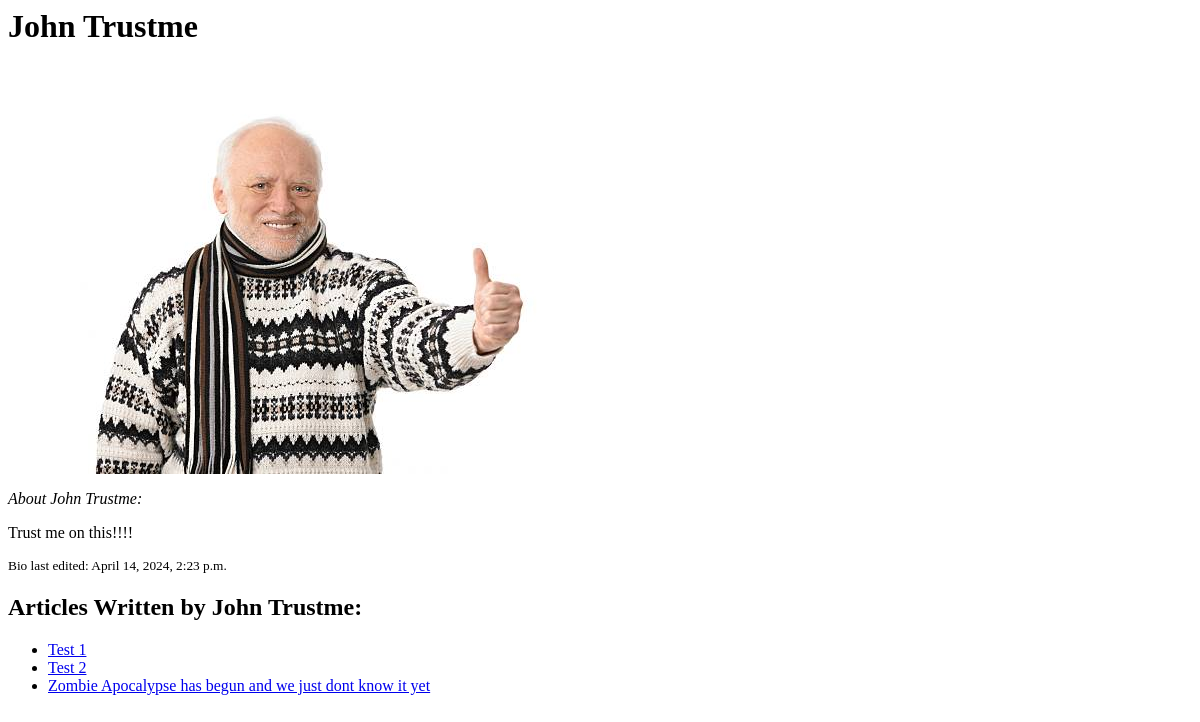
Before: /authors/2 with the older database file.
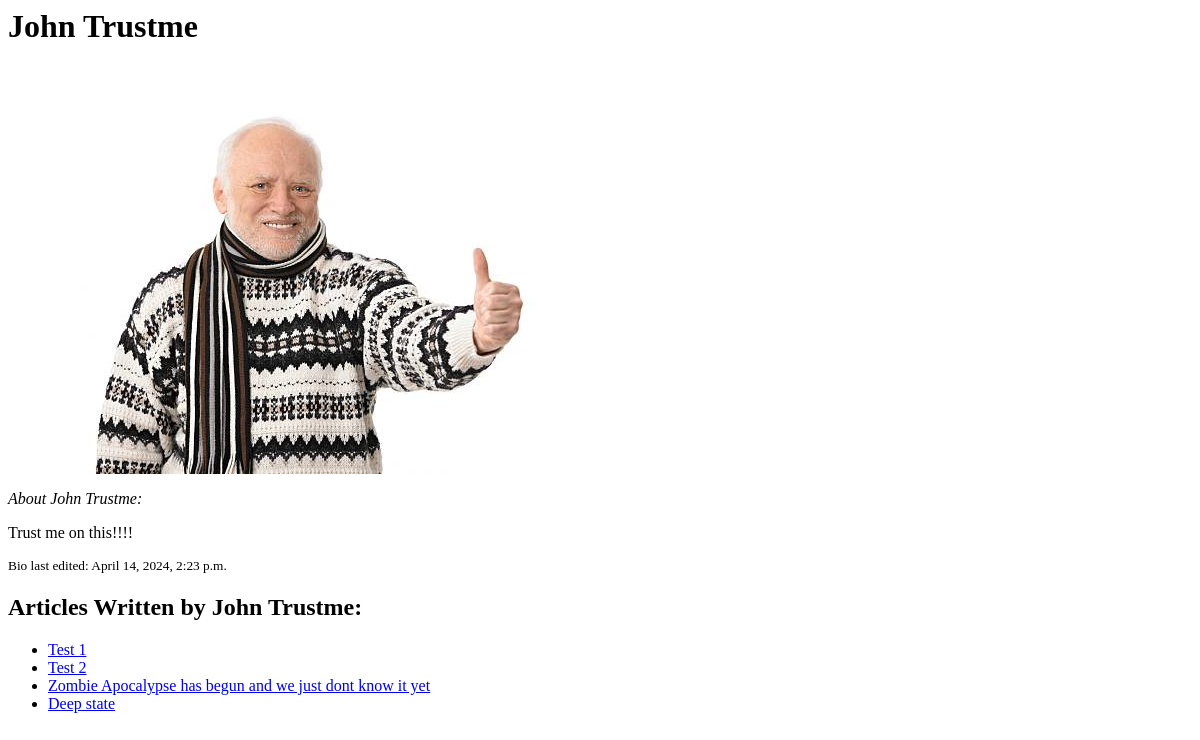
After: the same page with the newer database file.
### articles/models.py (models this page shows, shortened)
class Article(models.Model):
    heading = models.CharField(max_length=150)
    text = models.TextField(max_length=10000)
    pub_date = models.DateTimeField()
    tags = models.ManyToManyField(Tag)
    picture = models.ImageField(
        upload_to="article_pictures/",
        height_field=None,
        width_field=None,
        max_length=100,
        blank=True,
    )
    view_count = models.IntegerField(default=0)
    author = models.ForeignKey(
        "authors.Author", on_delete=models.CASCADE, default=1
    )

### authors/views.py (the view)
# urls.py: path("<int:author_id>", views.author, name="author"),
def author(request, author_id):
    from articles.models import Article
    author = get_object_or_404(Author, pk=author_id)
    articles = Article.objects.filter(author=author)
    context = {"author": author, "articles": articles}
    return render(request, "author.html", context)

### authors/templates/author.html
<h1>{{ author.name }}</h1>
{% if author.picture %}
       <p> <img src="{{ author.picture.url  }}" alt="{{ author.name }}'s picture"</p>
       {% endif %}
<p><i> About {{ author.name }}:</i></p>
<p>{{ author.bio_text }}</p>
<p><small> Bio last edited: {{ author.bio_edit }}</small></p>
<h2>Articles Written by {{ author.name }}:</h2>
<ul>
  {% if articles %}
    {% for article in articles %}
    <li><a href="{% url 'articles:article'  article.id %}">{{ article.heading }}</a></li>
{% endfor %}
</ul>
{% else %}
<p><i>{{ author.name }} has no RealNews to share:(</i></p>
{% endif %}

Changed rows visible on the page:
added Article: heading "Deep state"
